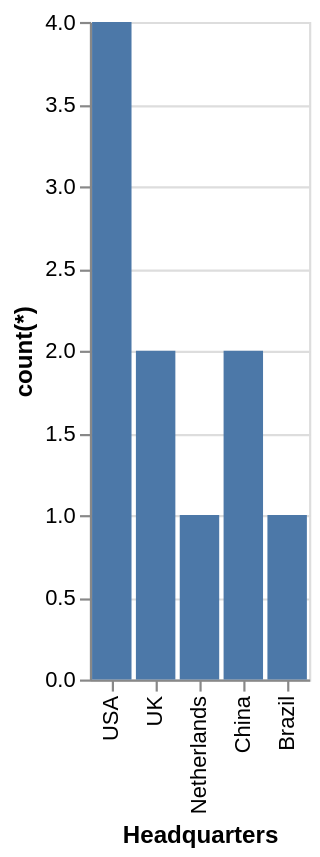

This figure's Vega-Lite source:
### Vega-Lite specification from a JSON file in a GitHub repository (floating-point values rounded to 4 significant figures)
{"data": {"values": [{"x_data": "USA", "y_data": 4}, {"x_data": "UK", "y_data": 2}, {"x_data": "Netherlands", "y_data": 1}, {"x_data": "China", "y_data": 2}, {"x_data": "Brazil", "y_data": 1}]}, "mark": "bar", "encoding": {"x": {"field": "x_data", "type": "nominal", "title": "Headquarters", "sort": "descending"}, "y": {"field": "y_data", "type": "quantitative", "title": "count(*)"}}}
